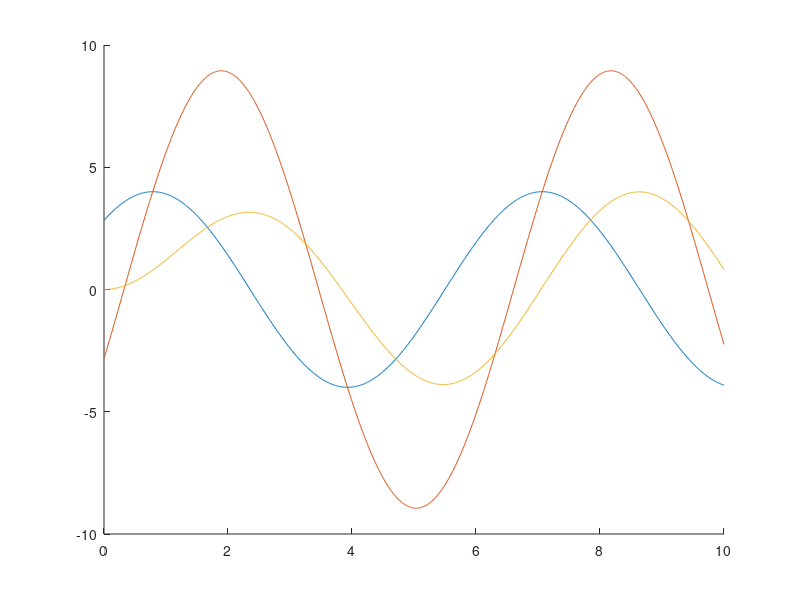

This figure's MATLAB source:
clc
clear all
close all

t=0:0.01:10;
A1=4;
w=1;
f1=pi/4;
xt=A1*sin(w*t+pi/4);
s=w*i;
G=5/(2*s+1);

f2=atan2(imag(G),real(G));
A2=abs(G);
f3=f1+f2
A3=A1*A2

xtt=A3*sin(w*t+f3);

Gs=tf([1],[1 1 1]);
xttt=lsim(Gs,xt,t);

hold on
plot(t,xt)
plot(t,xtt)
plot(t,xttt)
